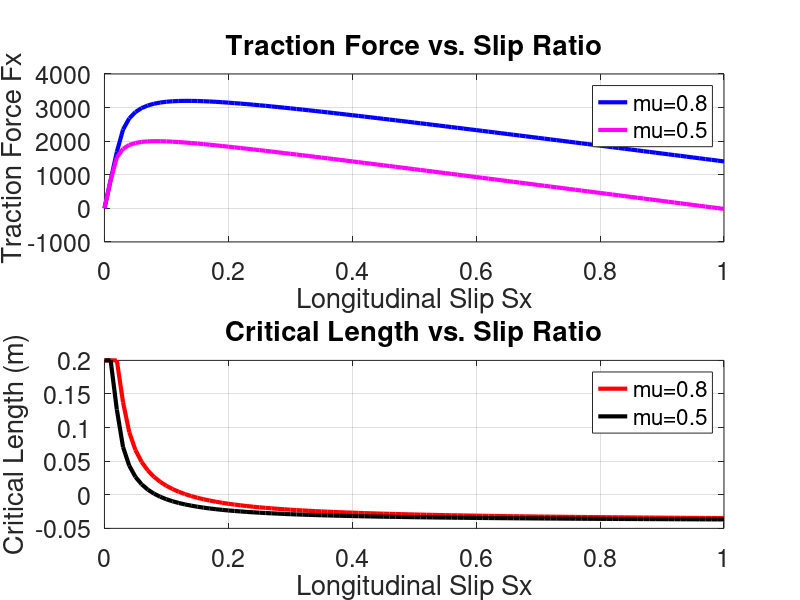

This chart was generated by the following MATLAB code:

%to plot the relationship between traction force and slip ratio
%to plot the relationship between critical length and slip ratio

clear all;

%input data

Fz=4000; %Normal force (N)
mu=0.8; %mu_p peak road-tire friction coefficient
lt=0.2; %contact patch length (m)
kt=3E6; %tire tangential stiffness (N/m^2)
lambda=0.04; %initial deformation

%compute critical slip
Sx_c = mu*Fz/(kt*lt*(lt+lambda));

%main loop to compute traction force
for i=1:101
  Sx(i) = (i-1)*0.01; %Sweep Sx from 0 to 1
  
  if Sx(i)<Sx_c %adhesion region
    Fx(i)=kt*lt*(lambda+lt/2)*Sx(i);
    lc(i)=lt;
  else
    lc(i)=mu*Fz/(lt*kt*Sx(i))-lambda;
    Fx(i)=kt*Sx(i)*(lc(i))*(lambda+lc(i)/2)+mu*Fz*(1-lc(i)/lt);
  end
end  

subplot(2,1,1);
plot(Sx,Fx,'b','Linewidth',3);
grid on;
set(gca,'fontsize',18);
title('Traction Force vs. Slip Ratio');
xlabel('Longitudinal Slip Sx');
ylabel('Traction Force Fx');
hold on;


subplot(2,1,2);
plot(Sx,lc,'r','Linewidth',3);
grid on;
set(gca,'fontsize',18);
title('Critical Length vs. Slip Ratio');
xlabel('Longitudinal Slip Sx');
ylabel('Critical Length (m)');
hold on;


% Reduced Friction Case
Fz=4000; %Normal force (N)
mu=0.5; % mu_p peak road-tire friction coefficient
lt=0.2; %contact patch length (m)
kt=3E6; %tire tangential stiffness (N/m^2)
lambda=0.04; %initial deformation


%compute critical slip
Sx_c = mu*Fz/(kt*lt*(lt+lambda));

%main loop to compute traction force
for i=1:101
  Sx(i) = (i-1)*0.01; %Sweep Sx from 0 to 1
  
  if Sx(i)<Sx_c %adhesion region
    Fx(i)=kt*lt*(lambda+lt/2)*Sx(i);
    lc(i)=lt;
  else
    lc(i)=mu*Fz/(lt*kt*Sx(i))-lambda;
    Fx(i)=kt*Sx(i)*(lc(i))*(lambda+lc(i)/2)+mu*Fz*(1-lc(i)/lt);
  end
end  

subplot(2,1,1);
plot(Sx,Fx,'m','Linewidth',3);
grid on;
set(gca,'fontsize',18);
title('Traction Force vs. Slip Ratio');
xlabel('Longitudinal Slip Sx');
ylabel('Traction Force Fx');
legend('mu=0.8','mu=0.5');


subplot(2,1,2);
plot(Sx,lc,'k','Linewidth',3);
grid on;
set(gca,'fontsize',18);
title('Critical Length vs. Slip Ratio');
xlabel('Longitudinal Slip Sx');
ylabel('Critical Length (m)');
legend('mu=0.8','mu=0.5');




